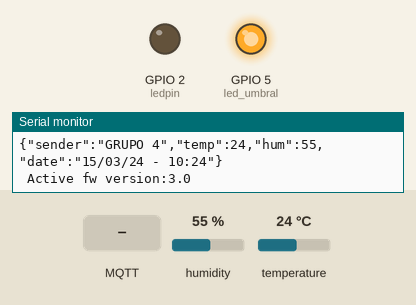
The program below on a simulated ESP32. Shown: output pins drawn as LEDs (lit = HIGH), the last lines printed to the serial monitor. The inputs (shaded band) are chosen by the test bench; at power-on: humidity 55 %, temperature 24 °C. WiFi joins after 1.5 s; servers stay silent unless stated; network time is answered at once with the bench clock; uploads are accepted with an empty reply; the local clock reads 2024-03-15 10:24:30 at power-on unless the program sets it; random numbers use the default seed unless the program sets one; no MQTT or app messages arrive unless stated.

Above: at 5.7 s.
5.8 s: MQTT message "1" arrives on the first subscribed topic
At 6.1 s:
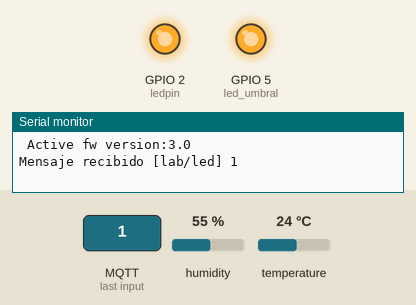
7.3 s: MQTT message "VTR-2236566" arrives on the first subscribed topic
At 8.5 s:
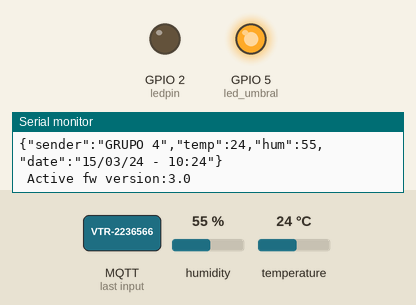
8.8 s: humidity set to 52 %
10.9 s: humidity set to 49 %
At 13.9 s:
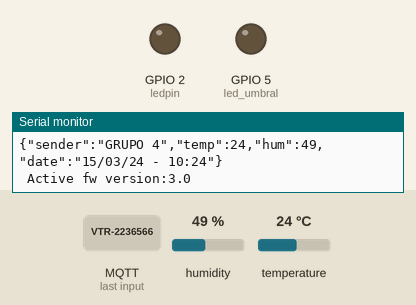
Timing chart, 0 to 15.2 s (numbered marks = the images above; inputs shaded):
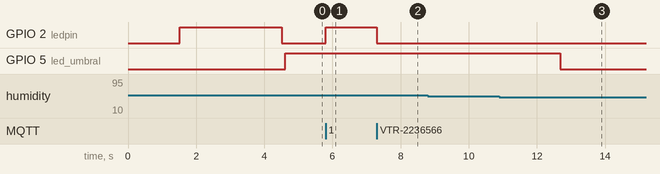

Measured:
- the behaviour switches between 51 and 50 % on humidity (found by bisection; images 2 and 3)
- after the input at 5.8 s, GPIO 2 (ledpin): LOW → HIGH at once
- after the input at 7.3 s, GPIO 2 (ledpin): HIGH → LOW at once
- after the input at 10.9 s, GPIO 5 (led_umbral): HIGH → LOW after 1.8 s

The program:

main.cpp
```cpp
#include <WiFi.h>
#include <PubSubClient.h>
#include <DHT.h>
#include <NTPClient.h>
#include <WiFiUdp.h>
#include <HTTPClient.h>
#include <HTTPUpdate.h>
#include <WiFiClientSecure.h>
#include "cert.h"


#define URL_fw_Version "https://raw.githubusercontent.com/tsunayoshi21/ESP32_ota/main/bin_version.txt"
#define URL_fw_Bin "https://raw.githubusercontent.com/tsunayoshi21/ESP32_ota/main/firmware.bin"

WiFiClient esp32Client;
PubSubClient mqttClient(esp32Client);

#define buff  (100)

#define DHTPIN 4  // Pin al que está conectado el sensor DHT
#define DHTTYPE DHT11 // Tipo de sensor DHT

DHT dht(DHTPIN, DHTTYPE);

WiFiUDP ntpUDP;
NTPClient timeClient(ntpUDP, "pool.ntp.org", -3 * 3600, 60000);
//NTPClient timeClient(ntpUDP, "cl.pool.ntp.org");

const char* ssid     = "dedmu5";
const char* password = "123456789";

// const char* ssid     = "VTR-2236566";
// const char* password = "p6qxNmkMrrjk";

// const char* ssid     = "Bubbitos2.0";
// const char* password = "Bubbita2309";

String FirmwareVer = {
  "3.0"
};

char *server = "broker.emqx.io";
int port = 1883;

int ledpin = 2;
int led_umbral = 5;
int fotopin = 33;

int var = 0;
int ledval = 0;
int fotoval = 0;
char datos[buff];
String resultS = "";
float temp;
float hum;
int temp_int;
int hum_int;


double lastMillis = 0;

unsigned long previousMillis = 0; // will store last time LED was updated
unsigned long previousMillis_2 = 0;
const long interval_firmware_check = 5000;
const long interval_firmware_print = 1000;

void wifiInit() {
    Serial.print("Conectándose a ");
    Serial.println(ssid);

    WiFi.begin(ssid, password);

    while (WiFi.status() != WL_CONNECTED) {
      Serial.print(".");
        delay(500);
    }
    Serial.println("");
    Serial.println("Conectado a WiFi");
    Serial.println("Dirección IP: ");
    Serial.println(WiFi.localIP());
  }

void callback(char* topic, byte* payload, unsigned int length) {
  Serial.print("Mensaje recibido [");
  Serial.print(topic);
  Serial.print("] ");

  char payload_string[length + 1];

  int resultI;

  memcpy(payload_string, payload, length);
  payload_string[length] = '\0';
  resultI = atoi(payload_string);

  var = resultI;
  Serial.print(var);

  resultS = "";

  for (int i=0;i<length;i++) {
    resultS= resultS + (char)payload[i];
  }
  Serial.println();
}


void reconnect() {
  while (!mqttClient.connected()) {
    Serial.print("Intentando conectarse MQTT...");

    if (mqttClient.connect("arduinoClient")) {
      Serial.println("Conectado");

      mqttClient.subscribe("lab/led");

    } else {
      Serial.print("Fallo, rc=");
      Serial.print(mqttClient.state());
      Serial.println(" intentar de nuevo en 0.5 segundos");
      // Wait 5 seconds before retrying
      delay(500);
    }
  }
}

void firmwareUpdate(void) {
  WiFiClientSecure client;
  client.setCACert(rootCACertificate);
  httpUpdate.setLedPin(LED_BUILTIN, LOW);
  t_httpUpdate_return ret = httpUpdate.update(client, URL_fw_Bin);

  switch (ret) {
  case HTTP_UPDATE_FAILED:
    Serial.printf("HTTP_UPDATE_FAILD Error (%d): %s\n", httpUpdate.getLastError(), httpUpdate.getLastErrorString().c_str());
    break;

  case HTTP_UPDATE_NO_UPDATES:
    Serial.println("HTTP_UPDATE_NO_UPDATES");
    break;

  case HTTP_UPDATE_OK:
    Serial.println("HTTP_UPDATE_OK");
    break;
  }
}

int FirmwareVersionCheck(void) {
  String payload;
  int httpCode;
  String fwurl = "";
  fwurl += URL_fw_Version;
  // fwurl += "?";
  // fwurl += String(rand());
  //fwurl += URL_fw_Version;
  fwurl += "?rand=";
  fwurl += String(random(999999)); // Agrega un parámetro aleatorio único
  Serial.println(fwurl);
  WiFiClientSecure * client = new WiFiClientSecure;

  if (client)
  {
    client -> setCACert(rootCACertificate);

    // Add a scoping block for HTTPClient https to make sure it is destroyed before WiFiClientSecure *client is
    HTTPClient https;

    if (https.begin( * client, fwurl))
    { // HTTPS
      // Add the Cache-Control header to the request
      https.addHeader("Cache-Control", "no-store");
      Serial.print("[HTTPS] GET...\n");
      // start connection and send HTTP header
      delay(100);
      httpCode = https.GET();
      delay(100);
      if (httpCode == HTTP_CODE_OK) // if version received
      {
        payload = https.getString(); // save received version
      } else {
        Serial.print("error in downloading version file:");
        Serial.println(httpCode);
      }
      https.end();
    }
    delete client;
  }

  if (httpCode == HTTP_CODE_OK) // if version received
  {
    payload.trim();
    Serial.print(payload);
    if (payload.equals(FirmwareVer)) {
      Serial.printf("\nDevice already on latest firmware version:%s\n", FirmwareVer);
      return 0;
    }
    else
    {
      Serial.println(payload);
      Serial.println("New firmware detected");
      return 1;
    }
  }
  return 0;
}


void setup()
{
  pinMode(ledpin,OUTPUT);
  pinMode(led_umbral,OUTPUT);
  Serial.begin(9600);
  dht.begin();  // Inicia el sensor DHT
  delay(10);
  wifiInit();
  digitalWrite(ledpin,HIGH);
  delay(3000);
  digitalWrite(ledpin,LOW);
  Serial.println("Iniciando con firmware versión:");
  Serial.println(FirmwareVer);
  mqttClient.setServer(server, port);
  mqttClient.setCallback(callback);
  timeClient.begin();
}

void loop()
{
   if (!mqttClient.connected()) {
    reconnect();
  }
    //static int num=0;
    unsigned long currentMillis = millis();
    if ((currentMillis - previousMillis) >= interval_firmware_check) {
      // save the last time you blinked the LED
      previousMillis = currentMillis;
      if (FirmwareVersionCheck()) {
        firmwareUpdate();
      }
    }
    // if ((currentMillis - previousMillis_2) >= interval_firmware_print) {
    //   previousMillis_2 = currentMillis;
    //   //Serial.print("idle loop...");
    //   //Serial.print(num++);
    //   Serial.print(" Active fw version:");
    //   Serial.println(FirmwareVer);
    // }


  timeClient.update();
  //Serial.print("String: ");
  //Serial.println(resultS);
    // Obtiene la fecha y hora actual
  unsigned long epochTime = timeClient.getEpochTime();

  // Convierte la marca de tiempo a estructura de tiempo
  struct tm * timeInfo;
  time_t rawTime = (time_t)epochTime;
  timeInfo = localtime(&rawTime);

  // Formatea la fecha y hora en el formato deseado
  char formattedDate[20];
  strftime(formattedDate, sizeof(formattedDate), "%d/%m/%y - %H:%M", timeInfo);

  // Imprime la fecha y hora formateada
  //Serial.println(formattedDate);

    // Extrae componentes de la fecha y hora
  int dd = timeInfo->tm_mday;
  int mm = timeInfo->tm_mon + 1; // tm_mon es de 0 a 11
  int yy = timeInfo->tm_year - 100; // tm_year es el año desde 1900
  int h = timeInfo->tm_hour;
  int min = timeInfo->tm_min;

  // Imprime las variables separadas
  //Serial.printf("dd=%02d, mm=%02d, yy=%02d, h=%02d, min=%02d\n", dd, mm, yy, h, min);

  if (resultS == "update"){
    firmwareUpdate();
  }

  if(var == 0)
  {
  digitalWrite(ledpin,LOW);
  }
  else if (var == 1)
  {
  digitalWrite(ledpin,HIGH);
  }

  //fotoval = analogRead(fotopin);
  //Serial.print("Foto: ");
  //Serial.println(fotoval);


  // publicar cada 3 segundos

  if (millis() - lastMillis > 1000) {
    lastMillis = millis();
        // Lee la temperatura y humedad del sensor DHT
    float temp = dht.readTemperature();
    float hum  = dht.readHumidity();


    // Convertir a enteros multiplicando por 100 y redondeando
    int temp_int = static_cast<int>(temp);
    int hum_int  = static_cast<int>(hum );

    if (hum_int > 50) {
    digitalWrite(led_umbral,HIGH);
    Serial.println("Humedad alta");
    }
    else {digitalWrite(led_umbral,LOW);}

    //sprintf(datos, "Valor fotoresistencia: %d ", fotoval);
    snprintf (datos, buff, "{\"sender\":\"GRUPO 4\",\"temp\":%d,\"hum\":%d,\"date\":\"%02d/%02d/%02d - %02d:%02d\"}",
              temp_int, hum_int, dd, mm, yy, h, min);
    Serial.println(datos);
    Serial.print(" Active fw version:");
    Serial.println(FirmwareVer);
    mqttClient.publish("lab/sensor", datos);
    //mqttClient.publish("lab/led", resultS.c_str());
  }

    // Formato JSON
  //snprintf (msg, MSG_BUFFER_SIZE, "{\"sender\":\"GRUPO X\",\"temp\":%.2f,\"hum\":%.2f,\"date\":\"%02d/%02d/%02d - %02d:%02d\"}",
            //temperature, humidity, day(), month(), year() % 100, hour(), minute());

  // Serial.print("Publish message: ");
  // Serial.println(msg);
  // client.publish("lab/sensor", msg);

  //delay(10);
  mqttClient.loop();


}
```

cert.h
```cpp
#ifndef CERT_H

#define CERT_H

//DigiCert root certificate has expiry date of 10 Nov 2031
const char * rootCACertificate = \
"-----BEGIN CERTIFICATE-----\n" \
"MIIDrzCCApegAwIBAgIQCDvgVpBCRrGhdWrJWZHHSjANBgkqhkiG9w0BAQUFADBh\n" \
"MQswCQYDVQQGEwJVUzEVMBMGA1UEChMMRGlnaUNlcnQgSW5jMRkwFwYDVQQLExB3\n" \
"d3cuZGlnaWNlcnQuY29tMSAwHgYDVQQDExdEaWdpQ2VydCBHbG9iYWwgUm9vdCBD\n" \
"QTAeFw0wNjExMTAwMDAwMDBaFw0zMTExMTAwMDAwMDBaMGExCzAJBgNVBAYTAlVT\n" \
"MRUwEwYDVQQKEwxEaWdpQ2VydCBJbmMxGTAXBgNVBAsTEHd3dy5kaWdpY2VydC5j\n" \
"b20xIDAeBgNVBAMTF0RpZ2lDZXJ0IEdsb2JhbCBSb290IENBMIIBIjANBgkqhkiG\n" \
"9w0BAQEFAAOCAQ8AMIIBCgKCAQEA4jvhEXLeqKTTo1eqUKKPC3eQyaKl7hLOllsB\n" \
"CSDMAZOnTjC3U/dDxGkAV53ijSLdhwZAAIEJzs4bg7/fzTtxRuLWZscFs3YnFo97\n" \
"nh6Vfe63SKMI2tavegw5BmV/Sl0fvBf4q77uKNd0f3p4mVmFaG5cIzJLv07A6Fpt\n" \
"43C/dxC//AH2hdmoRBBYMql1GNXRor5H4idq9Joz+EkIYIvUX7Q6hL+hqkpMfT7P\n" \
"T19sdl6gSzeRntwi5m3OFBqOasv+zbMUZBfHWymeMr/y7vrTC0LUq7dBMtoM1O/4\n" \
"gdW7jVg/tRvoSSiicNoxBN33shbyTApOB6jtSj1etX+jkMOvJwIDAQABo2MwYTAO\n" \
"BgNVHQ8BAf8EBAMCAYYwDwYDVR0TAQH/BAUwAwEB/zAdBgNVHQ4EFgQUA95QNVbR\n" \
"TLtm8KPiGxvDl7I90VUwHwYDVR0jBBgwFoAUA95QNVbRTLtm8KPiGxvDl7I90VUw\n" \
"DQYJKoZIhvcNAQEFBQADggEBAMucN6pIExIK+t1EnE9SsPTfrgT1eXkIoyQY/Esr\n" \
"hMAtudXH/vTBH1jLuG2cenTnmCmrEbXjcKChzUyImZOMkXDiqw8cvpOp/2PV5Adg\n" \
"06O/nVsJ8dWO41P0jmP6P6fbtGbfYmbW0W5BjfIttep3Sp+dWOIrWcBAI+0tKIJF\n" \
"PnlUkiaY4IBIqDfv8NZ5YBberOgOzW6sRBc4L0na4UU+Krk2U886UAb3LujEV0ls\n" \
"YSEY1QSteDwsOoBrp+uvFRTp2InBuThs4pFsiv9kuXclVzDAGySj4dzp30d8tbQk\n" \
"CAUw7C29C79Fv1C5qfPrmAESrciIxpg0X40KPMbp1ZWVbd4=\n" \
"-----END CERTIFICATE-----\n";

#endif
```
